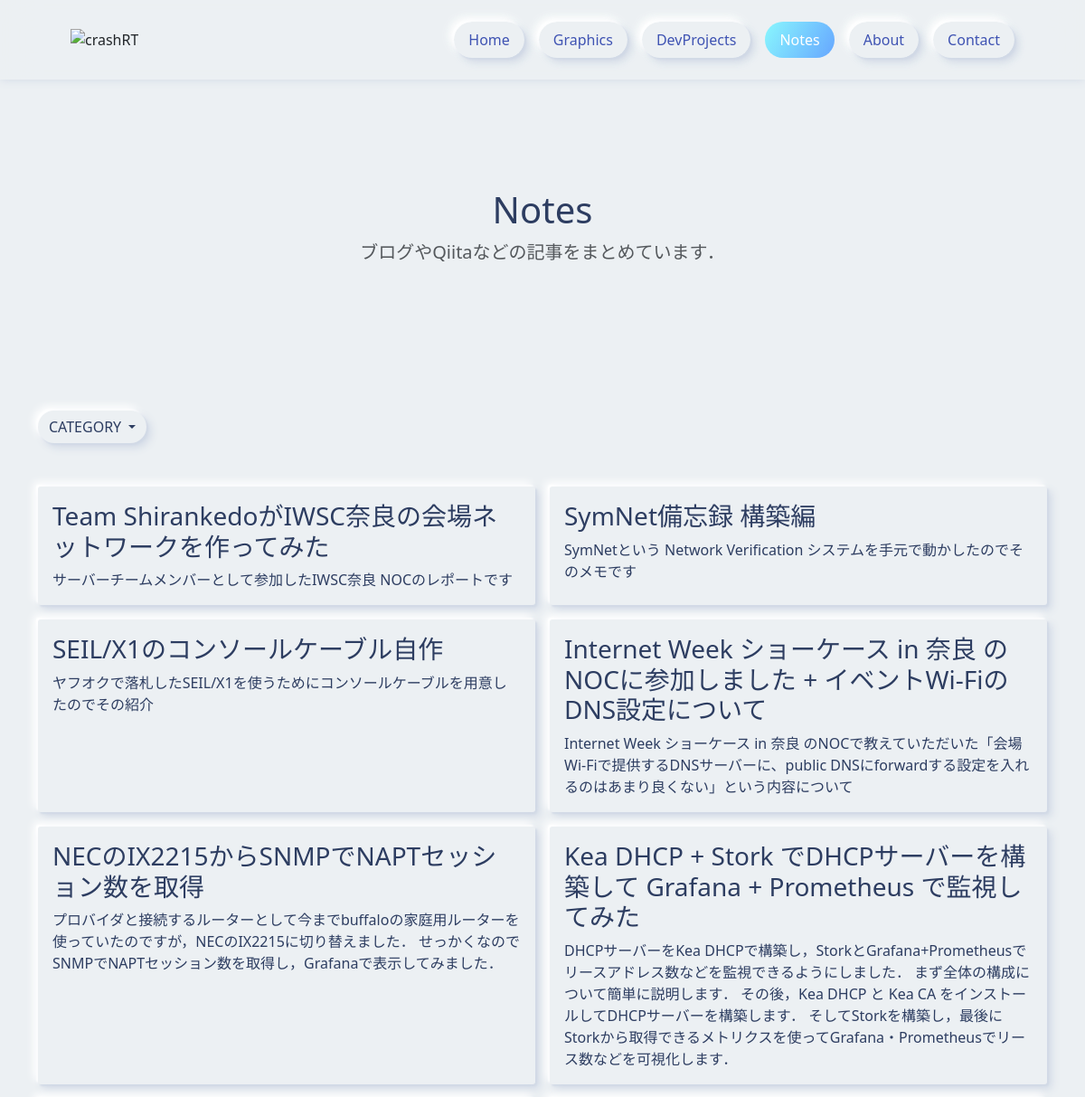
Page /notes/ (upper part) on the earlier database version.
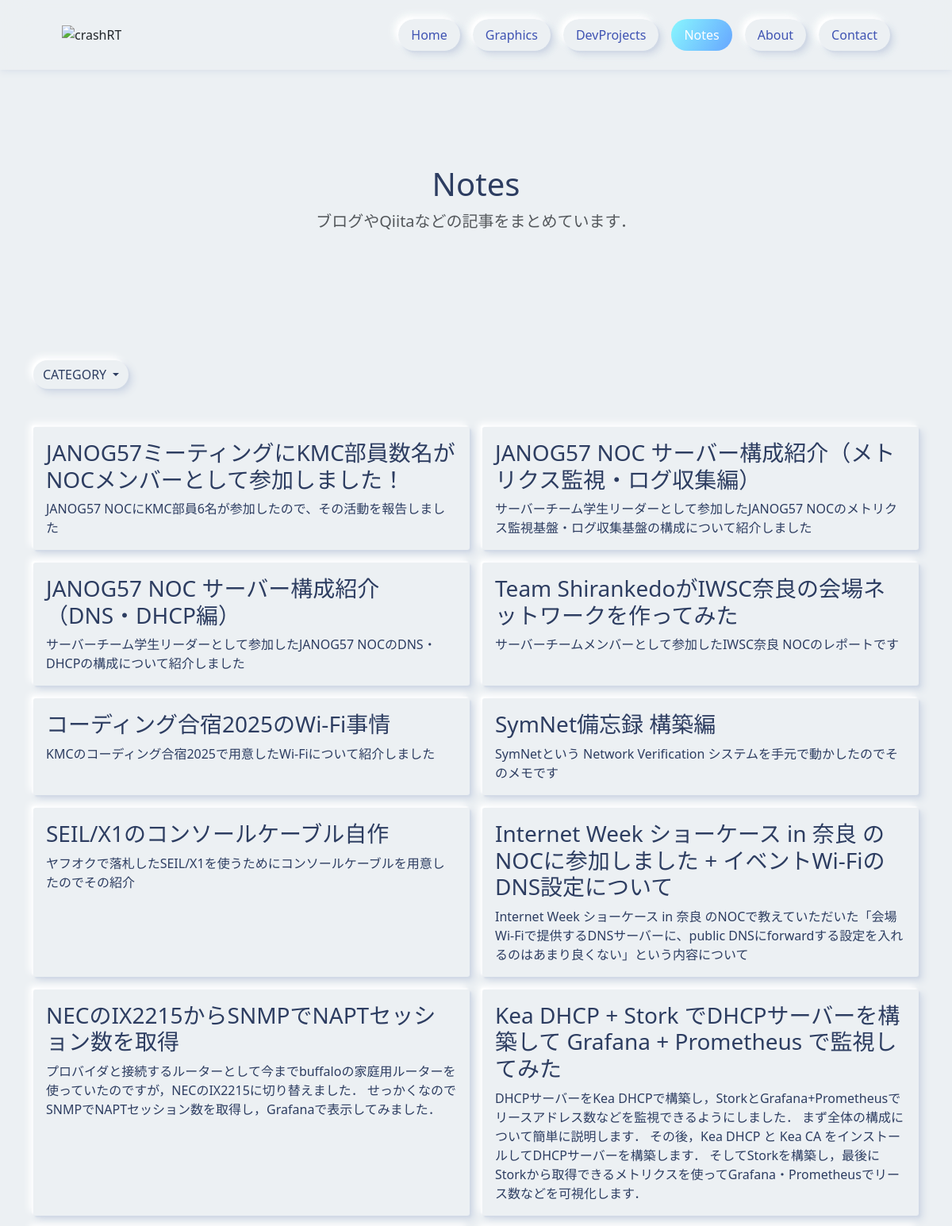
Same page on the later database version.
### notes/models.py (models this page shows, shortened)
class NotesModel(models.Model):
    title = models.CharField(max_length=100)
    date = models.DateField(blank=True, null=True)
    abstract = models.TextField()
    url = models.TextField()
    tag = models.CharField(
        max_length=30, choices=CATEGORY, null=True, blank=True)

### notes/views.py (the view)
# urls.py: path('', noteslistview, name='noteslist'),
def noteslistview(request):
    notes_list = NotesModel.objects.order_by("date").reverse()
    context = {
        'notes_list': notes_list,
        'taglist': tags
    }
    return render(request, 'notes/list.html', context)

### templates/notes/list.html (shortened to what this page needs)
{% extends 'base.html' %}
{% block content %}
{% include 'notes/header.html' %}
<main>
    <section class="py-5 text-center container">
        <div class="row py-lg-5">
            <div class="col-lg-6 col-md-8 mx-auto">
                <h1 class="fw-light"> Notes </h1>
                <p class="lead text-muted">ブログやQiitaなどの記事をまとめています．</p>
            </div>
        </div>
    </section>
    <div class="album py-5">
        <div class="container mb-5">
            <div class="dropdown">
                <button class="btn btn-secondary dropdown-toggle neu-shadow" type="button" data-bs-toggle="dropdown"
                    aria-expanded="false">
                    CATEGORY
                </button>
            </div>
        </div>
        <div class="container">
            <div class="row row-cols-1 row-cols-sm-2 g-3">
                {% for note in notes_list %}
                <div class="col">
                    <a href="{{note.url}}" class="text-reset text-decoration-none">
                        <div class="card neu-shadow h-100">
                            <div class="card-body">
                                <h3>{{note.title}}</h3>
                                <p class="card-text">{{note.abstract}}</p>
                            </div>
                        </div>
                    </a>
                </div>
                {% endfor %}
            </div>
        </div>
    </div>
</main>
{% endblock content %}

### templates/base.html (shortened to what this page needs)
{% load static %}
<!DOCTYPE html>
<html lang="ja">
<head>
    <link rel="stylesheet" href="{% static 'css/normalize.css' %}" type="text/css">
    <link href="https://cdn.jsdelivr.net/npm/bootstrap@5.3.8/dist/css/bootstrap.min.css" rel="stylesheet"
>
    <link rel="stylesheet" href="{% static 'css/style.css' %}" type="text/css">
</head>
<body>
    {% block content %}
    {% endblock content %}
</body>
</html>

### templates/notes/header.html (shortened to what this page needs)
<header class="mb-4">
    <div class="container d-flex flex-wrap justify-content-between py-3 px-5 a-humburger">
        <a href="/" class="d-flex align-items-center mb-3 mb-md-0 me-md-auto text-dark text-decoration-none">
            <img src="/media/Logo/crashrt_alpha.png" alt="crashRT">
        </a>
        <ul class="nav nav-pills c-hamburger-menu__list">
            <li class="nav-item"><a href={% url 'top' %} class="nav-link neu-shadow">Home</a></li>
            <li class="nav-item"><a href={% url 'worklist' %} class="nav-link neu-shadow">Graphics</a></li>
            <li class="nav-item"><a href={% url 'projectslist' %} class="nav-link neu-shadow">DevProjects</a></li>
            <li class="nav-item"><a href={% url 'noteslist' %} class="nav-link active" aria-current="page">Notes</a>
            </li>
            <li class="nav-item"><a href={% url 'about' %} class="nav-link neu-shadow">About</a></li>
            <li class="nav-item"><a href={% url 'contact' %} class="nav-link neu-shadow">Contact</a></li>
        </ul>
    </div>
</header>

### static/css/style.css (style rules this page uses)
:root { --bs-body-bg: #ecf0f3; --header-height: 72px; --light-color: #fff; --shadow-color: #d1d9e6; --bg-color: #a6aeba; --bs-blue: #0d6efd; --bs-indigo: #6610f2; --bs-purple: #6f42c1; --bs-pink: #d63384; --bs-red: #dc3545; --bs-orange: #fd7e14; --bs-yellow: #ffc107; --bs-green: #198754; --bs-teal: #20c997; --bs-cyan: #0dcaf0; --bs-black: #000; --bs-white: #fff; --bs-gray: #6c757d; --bs-gray-dark: #343a40; --bs-gray-100: #f8f9fa; --bs-gray-200: #e9ecef; --bs-gray-300: #dee2e6; --bs-gray-400: #ced4da; --bs-gray-500: #adb5bd; --bs-gray-600: #6c757d; --bs-gray-700: #495057; --bs-gray-800: #343a40; --bs-gray-900: #212529; --bs-primary: #0d6efd; --bs-secondary: #6c757d; --bs-success: #198754; --bs-info: #0dcaf0; --bs-warning: #ffc107; --bs-danger: #dc3545; --bs-light: #f8f9fa; --bs-dark: #212529; --bs-primary-rgb: 13, 110, 253; --bs-secondary-rgb: 108, 117, 125; --bs-success-rgb: 25, 135, 84; --bs-info-rgb: 13, 202, 240; --bs-warning-rgb: 255, 193, 7; --bs-danger-rgb: 220, 53, 69; --bs-light-rgb: 248, 249, 250; --bs-dark-rgb: 33, 37, 41; --bs-white-rgb: 255, 255, 255; --bs-black-rgb: 0, 0, 0; --bs-body-color-rgb: 33, 37, 41; --bs-body-bg-rgb: 255, 255, 255; --bs-font-sans-serif: system-ui, -apple-system, "Segoe UI", Roboto, "Helvetica Neue", "Noto Sans", "Liberation Sans", Arial, sans-serif, "Apple Color Emoji", "Segoe UI Emoji", "Segoe UI Symbol", "Noto Color Emoji"; --bs-font-monospace: SFMono-Regular, Menlo, Monaco, Consolas, "Liberation Mono", "Courier New", monospace; --bs-gradient: linear-gradient( 180deg, rgba(255, 255, 255, 0.15), rgba(255, 255, 255, 0) ); --bs-body-font-family: var(--bs-font-sans-serif); --bs-body-font-size: 1rem; --bs-body-font-weight: 400; --bs-body-line-height: 1.5; --bs-body-color: #2d3d61; --bs-border-width: 1px; --bs-border-style: solid; --bs-border-color: #dee2e6; --bs-border-color-translucent: rgba(0, 0, 0, 0.175); --bs-border-radius: 0.375rem; --bs-border-radius-sm: 0.25rem; --bs-border-radius-lg: 0.5rem; --bs-border-radius-xl: 1rem; --bs-border-radius-2xl: 2rem; --bs-border-radius-pill: 50rem; --bs-link-color: #3f53b3; --bs-link-color-rgb: 63, 83, 179; --bs-link-hover-color: #b3505f; --bs-link-hover-color-rgb: 179, 80, 95; --bs-code-color: #d63384; --bs-highlight-bg: #fff3cd; --easing: cubic-bezier(0.87, 0, 0.13, 1); }
.nav-link.active { background-image: linear-gradient(120deg, #89f7fe 0%, #66a6ff 100%); }
.card { background-color: var(--bs-body-bg); border: 0; border-radius: 3px; }
.neu-shadow { box-shadow: 5px 5px 10px var(--shadow-color), -5px -5px 10px var(--light-color), 2px 2px 2px var(--shadow-color), -2px -2px 2px var(--light-color); }
.nav-pills .nav-link { border-radius: 100vh; }
.nav-item { margin-left: 1rem; margin-bottom: 0.5rem; margin-top: 0.5rem; }
html { scroll-behavior: smooth; -ms-overflow-style: none; scrollbar-width: none; overflow-x: hidden; }
header { box-shadow: var(--shadow-color) 0px 0px 10px; width: 100%; position: sticky; top: 0; left: 0; background-color: color-mix(in srgb, var(--bs-body-bg) 93%, transparent); backdrop-filter: blur(20px); z-index: 10; display: grid; }
.btn { border-radius: 100vh; }
.btn-secondary { background-color: var(--bs-body-bg); color: var(--bs-body-color); border: 0; }

Differences in the rows shown:
added NotesModel: title "JANOG57ミーティングにKMC部員数名がNOCメンバーとして参加しました！", abstract "JANOG57 NOCにKMC部員6名が参加したので、その活動を報告しました"
added NotesModel: title "JANOG57 NOC サーバー構成紹介（メトリクス監視・ログ収集編）", abstract "サーバーチーム学生リーダーとして参加したJANOG57 NOCのメトリクス監視基盤・ログ収集基盤の構成について紹介しました"
added NotesModel: title "JANOG57 NOC サーバー構成紹介（DNS・DHCP編）", abstract "サーバーチーム学生リーダーとして参加したJANOG57 NOCのDNS・DHCPの構成について紹介しました"
added NotesModel: title "コーディング合宿2025のWi-Fi事情", abstract "KMCのコーディング合宿2025で用意したWi-Fiについて紹介しました"
